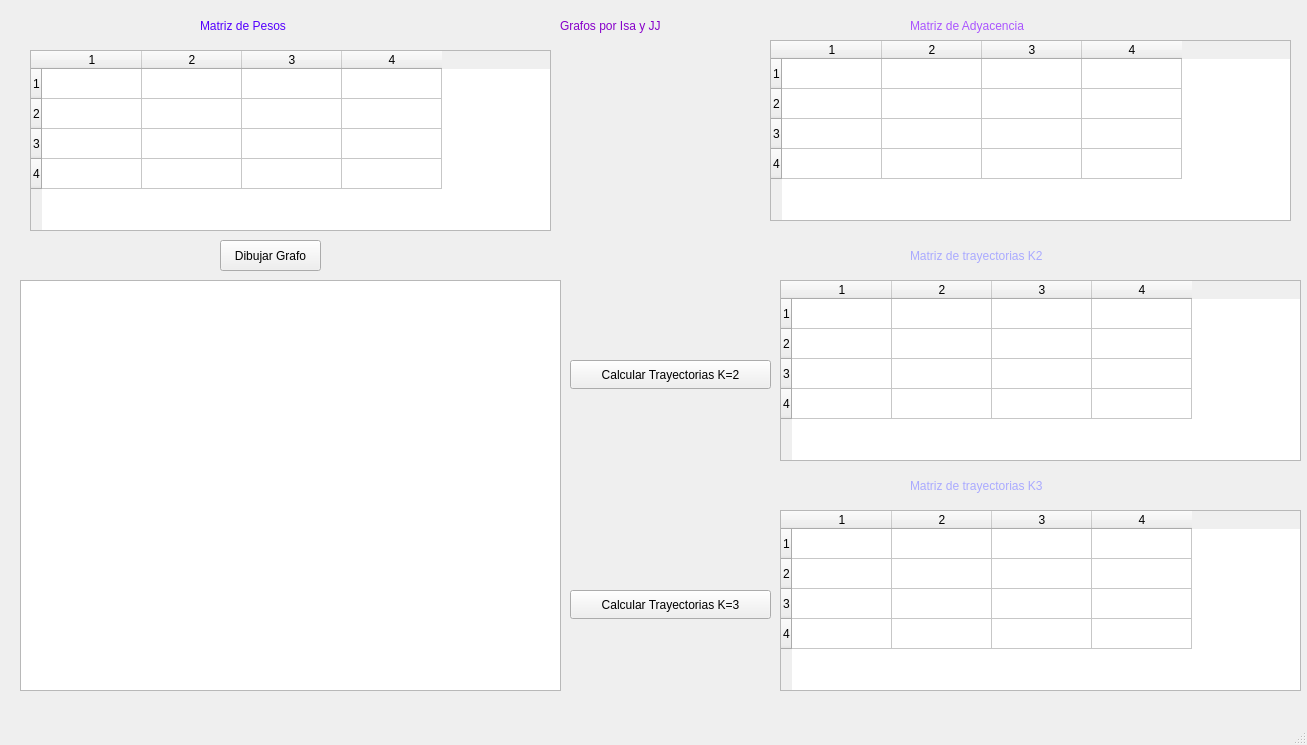
<?xml version="1.0" encoding="UTF-8"?>
<ui version="4.0">
 <class>MainWindow</class>
 <widget class="QMainWindow" name="MainWindow">
  <property name="geometry">
   <rect>
    <x>0</x>
    <y>0</y>
    <width>1307</width>
    <height>745</height>
   </rect>
  </property>
  <property name="windowTitle">
   <string>MainWindow</string>
  </property>
  <widget class="QWidget" name="centralwidget">
   <widget class="QTableWidget" name="tableWidget">
    <property name="geometry">
     <rect>
      <x>30</x>
      <y>50</y>
      <width>521</width>
      <height>181</height>
     </rect>
    </property>
    <property name="toolTip">
     <string>Haga doble clic en el cabezado de un vértice para generar una matriz de pesos</string>
    </property>
    <property name="rowCount">
     <number>4</number>
    </property>
    <property name="columnCount">
     <number>4</number>
    </property>
    <row/>
    <row/>
    <row/>
    <row/>
    <column/>
    <column/>
    <column/>
    <column/>
   </widget>
   <widget class="QPushButton" name="btnPintarGrafo">
    <property name="geometry">
     <rect>
      <x>220</x>
      <y>240</y>
      <width>101</width>
      <height>31</height>
     </rect>
    </property>
    <property name="text">
     <string>Dibujar Grafo</string>
    </property>
   </widget>
   <widget class="QGraphicsView" name="graphicsView">
    <property name="geometry">
     <rect>
      <x>20</x>
      <y>280</y>
      <width>541</width>
      <height>411</height>
     </rect>
    </property>
   </widget>
   <widget class="QLabel" name="lblTtitulo">
    <property name="geometry">
     <rect>
      <x>560</x>
      <y>10</y>
      <width>201</width>
      <height>31</height>
     </rect>
    </property>
    <property name="styleSheet">
     <string notr="true">color:rgb(135, 0, 202);
font: 700 italic 9pt &quot;Times New Roman&quot;;
font: 75 14pt &quot;MS Shell Dlg 2&quot;;
</string>
    </property>
    <property name="text">
     <string>Grafos por Isa y JJ</string>
    </property>
   </widget>
   <widget class="QLabel" name="lblTtitulo_3">
    <property name="geometry">
     <rect>
      <x>200</x>
      <y>0</y>
      <width>161</width>
      <height>51</height>
     </rect>
    </property>
    <property name="styleSheet">
     <string notr="true">font: 75 14pt &quot;MS Shell Dlg 2&quot;;
border-color: qradialgradient(spread:repeat, cx:0.5, cy:0.5, radius:0.077, fx:0.5, fy:0.5, stop:0 rgba(0, 169, 255, 147), stop:0.497326 rgba(0, 0, 0, 147), stop:1 rgba(0, 169, 255, 147));

color:rgb(85, 0, 255)</string>
    </property>
    <property name="text">
     <string>Matriz de Pesos</string>
    </property>
   </widget>
   <widget class="QLabel" name="lblTtitulo2">
    <property name="geometry">
     <rect>
      <x>10</x>
      <y>280</y>
      <width>171</width>
      <height>61</height>
     </rect>
    </property>
    <property name="styleSheet">
     <string notr="true">font: 75 14pt &quot;MS Shell Dlg 2&quot;;
color:rgb(0, 85, 255);</string>
    </property>
    <property name="text">
     <string/>
    </property>
    <property name="pixmap">
     <pixmap>logo_eafit_blanco.png</pixmap>
    </property>
   </widget>
   <widget class="QPushButton" name="btnCalcularTrayectoriasK2">
    <property name="geometry">
     <rect>
      <x>570</x>
      <y>360</y>
      <width>201</width>
      <height>29</height>
     </rect>
    </property>
    <property name="toolTip">
     <string>Haga click para calular las trayectorias cuando K=2</string>
    </property>
    <property name="text">
     <string>Calcular Trayectorias K=2</string>
    </property>
   </widget>
   <widget class="QTableWidget" name="tableTrayectorias3">
    <property name="geometry">
     <rect>
      <x>780</x>
      <y>510</y>
      <width>521</width>
      <height>181</height>
     </rect>
    </property>
    <property name="toolTip">
     <string/>
    </property>
    <property name="rowCount">
     <number>4</number>
    </property>
    <property name="columnCount">
     <number>4</number>
    </property>
    <row/>
    <row/>
    <row/>
    <row/>
    <column/>
    <column/>
    <column/>
    <column/>
   </widget>
   <widget class="QPushButton" name="btnCalcularTrayectoriasK3">
    <property name="geometry">
     <rect>
      <x>570</x>
      <y>590</y>
      <width>201</width>
      <height>29</height>
     </rect>
    </property>
    <property name="toolTip">
     <string>Haga click para calcular las trayectorias cuando K=3</string>
    </property>
    <property name="text">
     <string>Calcular Trayectorias K=3</string>
    </property>
   </widget>
   <widget class="QLabel" name="lblTtitulo_2">
    <property name="geometry">
     <rect>
      <x>910</x>
      <y>10</y>
      <width>301</width>
      <height>31</height>
     </rect>
    </property>
    <property name="styleSheet">
     <string notr="true">color:rgb(170, 85, 255);
font: 75 14pt &quot;MS Shell Dlg 2&quot;;
</string>
    </property>
    <property name="text">
     <string>Matriz de Adyacencia</string>
    </property>
   </widget>
   <widget class="QTableWidget" name="tableAdyacencia">
    <property name="geometry">
     <rect>
      <x>770</x>
      <y>40</y>
      <width>521</width>
      <height>181</height>
     </rect>
    </property>
    <property name="toolTip">
     <string/>
    </property>
    <property name="rowCount">
     <number>4</number>
    </property>
    <property name="columnCount">
     <number>4</number>
    </property>
    <row/>
    <row/>
    <row/>
    <row/>
    <column/>
    <column/>
    <column/>
    <column/>
   </widget>
   <widget class="QTableWidget" name="tableTrayectorias2">
    <property name="geometry">
     <rect>
      <x>780</x>
      <y>280</y>
      <width>521</width>
      <height>181</height>
     </rect>
    </property>
    <property name="toolTip">
     <string/>
    </property>
    <property name="rowCount">
     <number>4</number>
    </property>
    <property name="columnCount">
     <number>4</number>
    </property>
    <row/>
    <row/>
    <row/>
    <row/>
    <column/>
    <column/>
    <column/>
    <column/>
   </widget>
   <widget class="QLabel" name="lblTtitulo_4">
    <property name="geometry">
     <rect>
      <x>910</x>
      <y>240</y>
      <width>301</width>
      <height>31</height>
     </rect>
    </property>
    <property name="styleSheet">
     <string notr="true">font: 75 14pt &quot;MS Shell Dlg 2&quot;;
color:rgb(170, 170, 255)</string>
    </property>
    <property name="text">
     <string>Matriz de trayectorias K2</string>
    </property>
   </widget>
   <widget class="QLabel" name="lblTtitulo_5">
    <property name="geometry">
     <rect>
      <x>910</x>
      <y>470</y>
      <width>301</width>
      <height>31</height>
     </rect>
    </property>
    <property name="styleSheet">
     <string notr="true">font: 75 14pt &quot;MS Shell Dlg 2&quot;;
color:rgb(170, 170, 255)</string>
    </property>
    <property name="text">
     <string>Matriz de trayectorias K3</string>
    </property>
   </widget>
  </widget>
  <widget class="QMenuBar" name="menubar">
   <property name="geometry">
    <rect>
     <x>0</x>
     <y>0</y>
     <width>1307</width>
     <height>25</height>
    </rect>
   </property>
  </widget>
  <widget class="QStatusBar" name="statusbar"/>
 </widget>
 <resources/>
 <connections/>
</ui>
